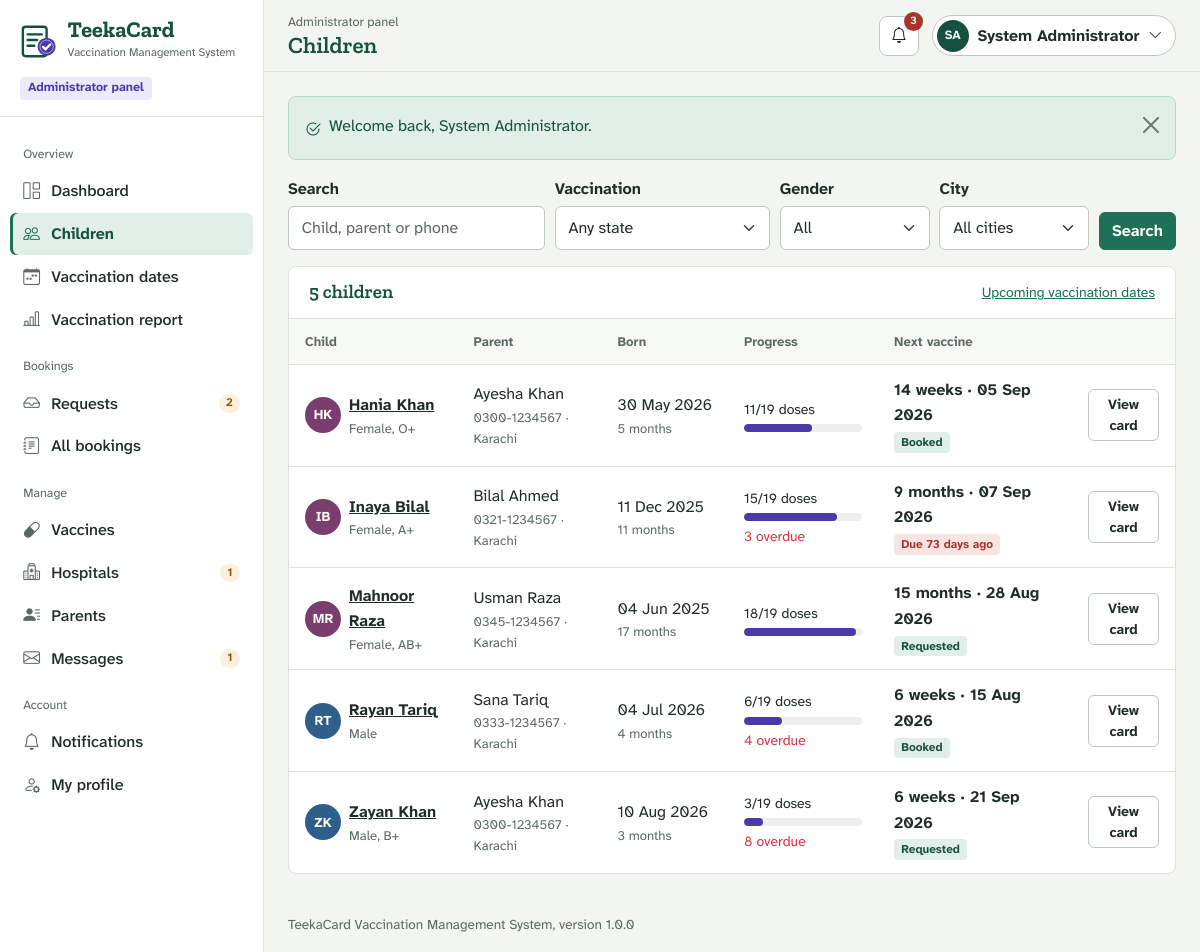
Page /1_Source_Code/vms/admin/children.php (signed in) on the earlier database version.
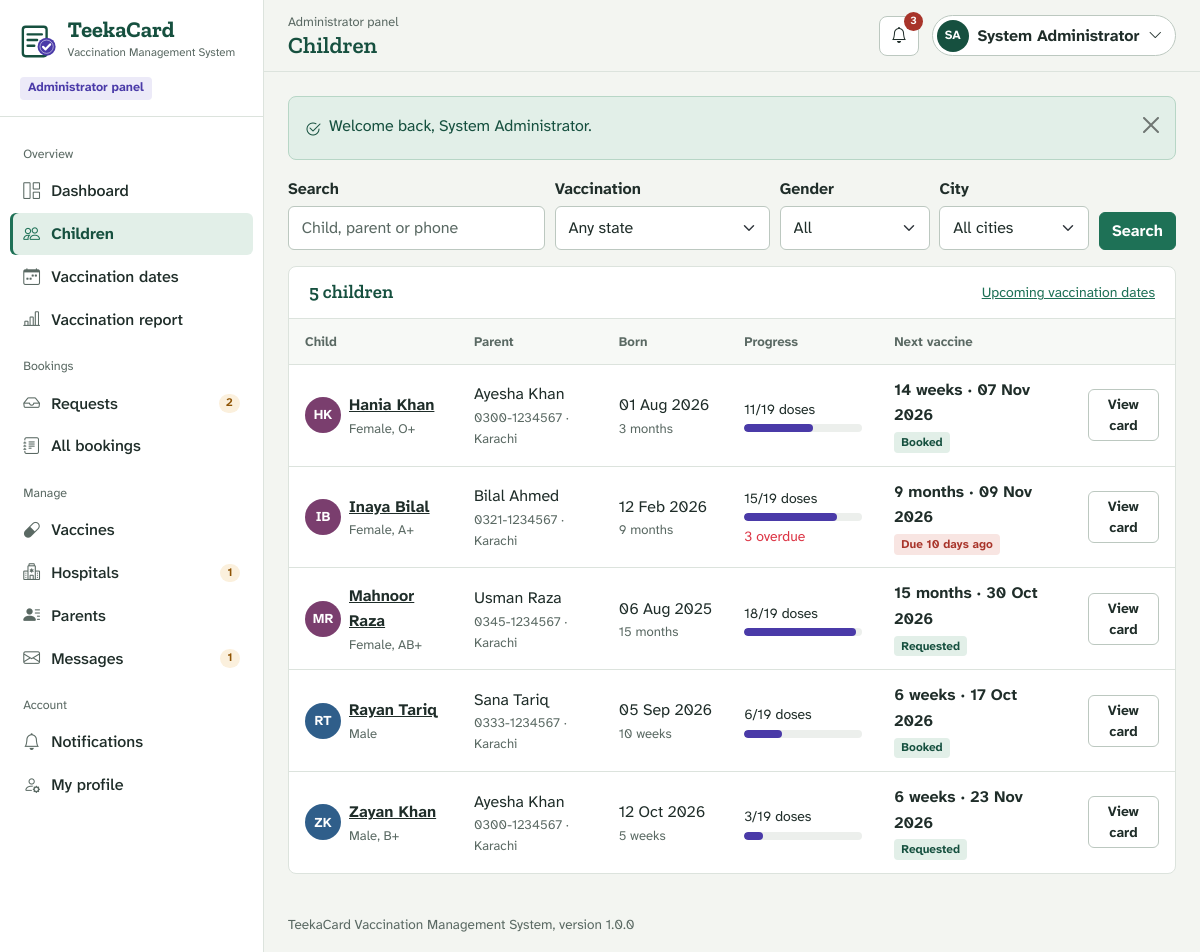
Same page on the later database version.
### tables this page shows
CREATE TABLE `children` (
  `id`            INT UNSIGNED NOT NULL AUTO_INCREMENT,
  `parent_id`     INT UNSIGNED NOT NULL,
  `name`          VARCHAR(100) NOT NULL,
  `date_of_birth` DATE NOT NULL,
  `gender`        ENUM('Male','Female') NOT NULL,
  `blood_group`   VARCHAR(5) NULL DEFAULT NULL,
  `birth_weight`  DECIMAL(4,2) NULL DEFAULT NULL COMMENT 'kg',
  `notes`         VARCHAR(255) NULL DEFAULT NULL COMMENT 'allergies / medical notes',
  `created_at`    DATETIME NOT NULL DEFAULT CURRENT_TIMESTAMP,
  `updated_at`    DATETIME NULL DEFAULT NULL ON UPDATE CURRENT_TIMESTAMP,
  PRIMARY KEY (`id`),
  KEY `idx_child_parent` (`parent_id`),
  CONSTRAINT `fk_child_parent` FOREIGN KEY (`parent_id`)
    REFERENCES `parents` (`id`) ON DELETE CASCADE
);

CREATE TABLE `appointments` (
  `id`                 INT UNSIGNED NOT NULL AUTO_INCREMENT,
  `parent_id`          INT UNSIGNED NOT NULL,
  `child_id`           INT UNSIGNED NOT NULL,
  `hospital_id`        INT UNSIGNED NOT NULL,
  `appointment_date`   DATE NOT NULL,
  `appointment_time`   TIME NOT NULL,
  `parent_note`        VARCHAR(255) NULL DEFAULT NULL,
  `request_status`     ENUM('Pending','Approved','Rejected','Cancelled') NOT NULL DEFAULT 'Pending',
  `admin_remark`       VARCHAR(255) NULL DEFAULT NULL,
  `decided_at`         DATETIME NULL DEFAULT NULL,
  `vaccination_status` ENUM('Pending','Vaccinated','Partially Vaccinated','Not Vaccinated') NOT NULL DEFAULT 'Pending',
  `hospital_remark`    VARCHAR(255) NULL DEFAULT NULL,
  `completed_at`       DATETIME NULL DEFAULT NULL,
  `created_at`         DATETIME NOT NULL DEFAULT CURRENT_TIMESTAMP,
  `updated_at`         DATETIME NULL DEFAULT NULL ON UPDATE CURRENT_TIMESTAMP,
  PRIMARY KEY (`id`),
  KEY `idx_appt_date` (`appointment_date`),
  KEY `idx_appt_request` (`request_status`),
  KEY `idx_appt_vacc` (`vaccination_status`),
  CONSTRAINT `fk_appt_parent`   FOREIGN KEY (`parent_id`)   REFERENCES `parents` (`id`)   ON DELETE CASCADE,
  CONSTRAINT `fk_appt_child`    FOREIGN KEY (`child_id`)    REFERENCES `children` (`id`)  ON DELETE CASCADE,
   
   
  CONSTRAINT `fk_appt_hospital` FOREIGN KEY (`hospital_id`) REFERENCES `hospitals` (`id`) ON DELETE RESTRICT
);

CREATE TABLE `parents` (
  `id`         INT UNSIGNED NOT NULL AUTO_INCREMENT,
  `name`       VARCHAR(100) NOT NULL,
  `email`      VARCHAR(150) NOT NULL,
  `phone`      VARCHAR(20)  NOT NULL,
  `cnic`       VARCHAR(15)  NULL DEFAULT NULL,
  `city`       VARCHAR(60)  NOT NULL,
  `address`    VARCHAR(255) NULL DEFAULT NULL,
  `password`   VARCHAR(255) NOT NULL,
  `status`     ENUM('Active','Blocked') NOT NULL DEFAULT 'Active',
  `created_at` DATETIME NOT NULL DEFAULT CURRENT_TIMESTAMP,
  `updated_at` DATETIME NULL DEFAULT NULL ON UPDATE CURRENT_TIMESTAMP,
  PRIMARY KEY (`id`),
  UNIQUE KEY `uq_parent_email` (`email`)
);

CREATE TABLE `vaccines` (
  `id`               INT UNSIGNED NOT NULL AUTO_INCREMENT,
  `name`             VARCHAR(100) NOT NULL,
  `short_name`       VARCHAR(20)  NOT NULL,
  `protects_against` VARCHAR(255) NOT NULL,
  `age_days`         INT UNSIGNED NOT NULL DEFAULT 0,
  `age_label`        VARCHAR(30)  NOT NULL,
  `route`            VARCHAR(50)  NULL DEFAULT NULL,
  `description`      TEXT NULL,
  `status`           ENUM('Available','Unavailable') NOT NULL DEFAULT 'Available',
  `created_at`       DATETIME NOT NULL DEFAULT CURRENT_TIMESTAMP,
  `updated_at`       DATETIME NULL DEFAULT NULL ON UPDATE CURRENT_TIMESTAMP,
  PRIMARY KEY (`id`),
  UNIQUE KEY `uq_vaccine_short` (`short_name`),
  KEY `idx_vaccine_age` (`age_days`)
);

### 1_Source_Code/vms/includes/functions.php (called while the page is built, shortened)
<?php
function e($value): string
{
    return htmlspecialchars((string) ($value ?? ''), ENT_QUOTES, 'UTF-8');
}
function url(string $path = ''): string
{
    return BASE_PATH . '/' . ltrim($path, '/');
}
function int_param(string $key, string $source = 'get'): int
{
    $bag   = $source === 'post' ? $_POST : $_GET;
    $value = filter_var($bag[$key] ?? null, FILTER_VALIDATE_INT, ['options' => ['min_range' => 1]]);
    return $value === false ? 0 : (int) $value;
}
function today(): string
{
    return date('Y-m-d');
}
function fmt_date(?string $date, string $format = 'd M Y'): string
{
    return date($format, strtotime($date));
}
function add_days(string $date, int $days): string
{
    return date('Y-m-d', strtotime($date . ' ' . ($days >= 0 ? '+' : '') . $days . ' days'));
}
function days_between(string $from, string $to): int
{
    $a = new DateTime($from);
    $b = new DateTime($to);
    return (int) $a->diff($b)->format('%r%a');
}
function child_age(string $dob): string
{
    $days = days_between($dob, today());
    if ($days < 91) {
        $w = intdiv($days, 7);
        return $w . ' weeks';
    }
    $diff   = (new DateTime($dob))->diff(new DateTime(today()));
    $months = $diff->y * 12 + $diff->m;
    if ($months < 24) {
        return $months . ' months';
    }
    return $diff->y . ' years' . ($diff->m ? ' ' . $diff->m . ' months' : '');
}
function initials(string $name): string
{
    $parts = preg_split('/\s+/', trim($name));
    $first = strtoupper(substr($parts[0] ?? '', 0, 1));
    $last  = count($parts) > 1 ? strtoupper(substr(end($parts), 0, 1)) : '';
    return $first . $last;
}
function paginate(int $total, int $perPage = PER_PAGE): array
{
    $pages = max(1, (int) ceil($total / $perPage));
    $page  = min(max(1, int_param('page')), $pages);
    return ['page' => $page, 'per' => $perPage, 'offset' => ($page - 1) * $perPage, 'pages' => $pages, 'total' => $total];
}

### 1_Source_Code/vms/includes/db.php (called while the page is built, shortened)
<?php
function db(): PDO
{
    static $pdo = null;
    if ($pdo === null) {
        $dsn = 'mysql:host=' . DB_HOST . ';port=' . DB_PORT . ';dbname=' . DB_NAME . ';charset=utf8mb4';
        try {
            $pdo = new PDO($dsn, DB_USER, DB_PASS, [
                PDO::ATTR_ERRMODE            => PDO::ERRMODE_EXCEPTION,
                PDO::ATTR_DEFAULT_FETCH_MODE => PDO::FETCH_ASSOC,
                PDO::ATTR_EMULATE_PREPARES   => false,
            ]);
            $pdo->exec("SET time_zone = '" . date('P') . "'");
        } catch (PDOException $e) {
            db_setup_error($e->getMessage());
        }
    }
    return $pdo;
}
function db_run(string $sql, array $params = []): PDOStatement
{
    $stmt = db()->prepare($sql);
    foreach ($params as $key => $value) {
        $param = is_int($key) ? $key + 1 : (str_starts_with($key, ':') ? $key : ':' . $key);
        $type  = is_int($value) ? PDO::PARAM_INT : (is_null($value) ? PDO::PARAM_NULL : PDO::PARAM_STR);
        $stmt->bindValue($param, $value, $type);
    }
    $stmt->execute();
    return $stmt;
}
function db_all(string $sql, array $params = []): array
{
    return db_run($sql, $params)->fetchAll();
}
function db_placeholders(int $count): string
{
    return implode(', ', array_fill(0, max(1, $count), '?'));
}

### 1_Source_Code/vms/includes/schedule.php (called while the page is built, shortened)
<?php
function vaccine_catalog(): array
{
    static $catalog = null;
    if ($catalog === null) {
        $catalog = db_all('SELECT * FROM vaccines ORDER BY age_days, id');
    }
    return $catalog;
}
function dose_records(array $childIds): array
{
    $records = [];
    foreach ($childIds as $id) {
        $records[$id] = ['given' => [], 'booked' => [], 'missed' => []];
    }
    $in = db_placeholders(count($childIds));
    $rows = db_all(
        "SELECT a.child_id, av.vaccine_id, av.given_at, a.id AS appointment_id, h.name AS hospital_name
           FROM appointment_vaccines av
           JOIN appointments a ON a.id = av.appointment_id
           JOIN hospitals h    ON h.id = a.hospital_id
          WHERE av.status = 'Vaccinated' AND a.child_id IN ($in)
          ORDER BY av.given_at",
        $childIds
    );
    foreach ($rows as $r) {
        $records[$r['child_id']]['given'][$r['vaccine_id']] = [
            'date'           => substr((string) $r['given_at'], 0, 10),
            'place'          => $r['hospital_name'],
            'source'         => 'hospital',
            'appointment_id' => (int) $r['appointment_id'],
        ];
    }
    $rows = db_all("SELECT id, child_id, vaccine_id, given_on, place FROM vaccination_history WHERE child_id IN ($in)", $childIds);
    foreach ($rows as $r) {
        if (!isset($records[$r['child_id']]['given'][$r['vaccine_id']])) {
            $records[$r['child_id']]['given'][$r['vaccine_id']] = [
                'date'       => $r['given_on'],
                'place'      => $r['place'],
                'source'     => 'parent',
                'history_id' => (int) $r['id'],
            ];
        }
    }
    $rows = db_all(
        "SELECT a.child_id, av.vaccine_id, a.id AS appointment_id, a.appointment_date, a.appointment_time,
                a.request_status, h.name AS hospital_name
           FROM appointment_vaccines av
           JOIN appointments a ON a.id = av.appointment_id
           JOIN hospitals h    ON h.id = a.hospital_id
          WHERE a.child_id IN ($in)
            AND a.request_status IN ('Pending', 'Approved')
            AND a.vaccination_status = 'Pending'
            AND av.status = 'Pending'",
        $childIds
    );
    foreach ($rows as $r) {
        $records[$r['child_id']]['booked'][$r['vaccine_id']] = [
            'appointment_id' => (int) $r['appointment_id'],
            'date'           => $r['appointment_date'],
            'time'           => $r['appointment_time'],
            'status'         => $r['request_status'],
            'place'          => $r['hospital_name'],
        ];
    }
    $rows = db_all(
        "SELECT a.child_id, av.vaccine_id, a.appointment_date, h.name AS hospital_name
           FROM appointment_vaccines av
           JOIN appointments a ON a.id = av.appointment_id
           JOIN hospitals h    ON h.id = a.hospital_id
          WHERE av.status = 'Not Vaccinated' AND a.child_id IN ($in)
          ORDER BY a.appointment_date",
        $childIds
    );
    foreach ($rows as $r) {
        $records[$r['child_id']]['missed'][$r['vaccine_id']] = [
            'date'  => $r['appointment_date'],
            'place' => $r['hospital_name'],
        ];
    }
    return $records;
}
function dose_state(string $dueDate, ?array $given, ?array $booked, string $today): array
{
    if ($given) {
        return ['key' => 'given', 'label' => 'Given'];
    }
    if ($booked) {
        $label = $booked['status'] === 'Approved' ? 'Booked' : 'Requested';
        return ['key' => 'booked', 'label' => $label];
    }
    $days = days_between($today, $dueDate);
    if ($days < 0) {
        return ['key' => 'overdue', 'label' => 'Overdue', 'days' => $days];
    }
    return ['key' => 'upcoming', 'label' => 'Upcoming', 'days' => $days];
}
function build_schedules(array $children): array
{
    $catalog  = vaccine_catalog();
    $ids      = array_map('intval', array_column($children, 'id'));
    $records  = dose_records($ids);
    $today    = today();
    $result   = [];
    foreach ($children as $child) {
        $cid     = (int) $child['id'];
        $visits  = [];
        $summary = ['total' => 0, 'given' => 0, 'booked' => 0, 'overdue' => 0, 'due' => 0, 'upcoming' => 0, 'next' => null];
        foreach ($catalog as $v) {
            $vid    = (int) $v['id'];
            $due    = add_days($child['date_of_birth'], (int) $v['age_days']);
            $given  = $records[$cid]['given'][$vid] ?? null;
            $booked = $records[$cid]['booked'][$vid] ?? null;
            $missed = $given ? null : ($records[$cid]['missed'][$vid] ?? null);
            $state  = dose_state($due, $given, $booked, $today);
            $dose = ['vaccine' => $v, 'due_date' => $due, 'state' => $state, 'given' => $given, 'booked' => $booked, 'missed' => $missed];
            $key = (int) $v['age_days'];
            if (!isset($visits[$key])) {
                $visits[$key] = ['label' => $v['age_label'], 'due_date' => $due, 'doses' => []];
            }
            $visits[$key]['doses'][] = $dose;
            $summary['total']++;
            $summary[$state['key']]++;
            if ($state['key'] !== 'given' && $summary['next'] === null) {
                $summary['next'] = $dose;
            }
        }
        $result[$cid] = ['child' => $child, 'visits' => array_values($visits), 'summary' => $summary];
    }
    return $result;
}

### 1_Source_Code/vms/admin/children.php (the view, shortened to what the changed rows need)
    <?php
$where  = ['1 = 1'];
$params = [];
$children = db_all(
    'SELECT c.*, p.name AS parent_name, p.phone AS parent_phone, p.city AS parent_city
       FROM children c JOIN parents p ON p.id = c.parent_id
      WHERE ' . implode(' AND ', $where) . '
      ORDER BY c.name',
    $params
);
$schedules = build_schedules($children);
$pager = paginate(count($children));
$page  = array_slice($children, $pager['offset'], $pager['per']);
require APP_ROOT . '/includes/layout/panel-header.php';
?>
<div class="sheet">
    <div class="sheet-head">
        <h2><?= (int) $pager['total'] ?> child<?= $pager['total'] === 1 ? '' : 'ren' ?></h2>
    </div>
    <?php if (!$page): ?>
        <?= empty_state('No children found', 'Try a different search or filter.') ?>
    <?php else: ?>
        <div class="table-responsive">
            <table class="table table-hover">
                <thead>
                    <tr>
                        <th scope="col">Child</th>
                        <th scope="col">Parent</th>
                        <th scope="col">Born</th>
                        <th scope="col">Progress</th>
                        <th scope="col">Next vaccine</th>
                        <th scope="col"><span class="visually-hidden">Open</span></th>
                    </tr>
                </thead>
                <tbody>
                    <?php foreach ($page as $c): ?>
                        <?php
                        $s       = $schedules[$c['id']]['summary'];
                        $percent = $s['total'] ? (int) round($s['given'] / $s['total'] * 100) : 0;
                        $next    = $s['next'];
                        ?>
                        <tr>
                            <td>
                                <div class="d-flex align-items-center gap-2">
                                    <span class="avatar <?= $c['gender'] === 'Female' ? 'avatar-girl' : 'avatar-boy' ?>" aria-hidden="true"><?= e(initials($c['name'])) ?></span>
                                    <div>
                                        <a class="cell-title" href="<?= url('admin/children.php?id=' . (int) $c['id']) ?>"><?= e($c['name']) ?></a>
                                        <div class="cell-sub"><?= e($c['gender']) ?><?= $c['blood_group'] ? ', ' . e($c['blood_group']) : '' ?></div>
                                    </div>
                                </div>
                            </td>
                            <td><?= e($c['parent_name']) ?><div class="cell-sub"><?= e($c['parent_phone']) ?> &middot; <?= e($c['parent_city']) ?></div></td>
                            <td class="text-nowrap"><?= e(fmt_date($c['date_of_birth'])) ?><div class="cell-sub"><?= e(child_age($c['date_of_birth'])) ?></div></td>
                            <td style="min-width: 150px">
                                <div class="small mb-1"><?= (int) $s['given'] ?>/<?= (int) $s['total'] ?> doses</div>
                                <div class="progress-rail"><span style="width: <?= $percent ?>%"></span></div>
                                <?php if ($s['overdue']): ?><div class="small text-danger mt-1"><?= (int) $s['overdue'] ?> overdue</div><?php endif; ?>
                            </td>
                            <td>
                                <?php if (!$next): ?>
                                    <span class="stamp-line">COMPLETE</span>
                                <?php else: ?>
                                    <?php [, $cls] = state_meta($next['state']['key']); ?>
                                    <div class="fw-600"><?= e($next['vaccine']['age_label']) ?> &middot; <?= e(fmt_date($next['due_date'])) ?></div>
                                    <span class="state-chip <?= $cls ?>"><?= e($next['state']['key'] === 'booked' ? $next['state']['label'] : due_phrase($next['due_date'])) ?></span>
                                <?php endif; ?>
                            </td>
                            <td class="text-end"><a class="btn btn-sm btn-light" href="<?= url('admin/children.php?id=' . (int) $c['id']) ?>">View card</a></td>
                        </tr>
                    <?php endforeach; ?>
                </tbody>
            </table>
        </div>
    <?php endif; ?>
</div>
<?php require APP_ROOT . '/includes/layout/panel-footer.php'; ?>

Differences in the rows shown:
changed children "Hania Khan": date_of_birth "30 May 2026" → "01 Aug 2026"; date_of_birth "5 months" → "3 months"; id "05 Sep 2026" → "07 Nov 2026"
changed children "Inaya Bilal": date_of_birth "11 Dec 2025" → "12 Feb 2026"; date_of_birth "11 months" → "9 months"; id "07 Sep 2026" → "09 Nov 2026"; id "Due 73 days ago" → "Due 10 days ago"
changed children "Mahnoor Raza": date_of_birth "04 Jun 2025" → "06 Aug 2025"; date_of_birth "17 months" → "15 months"; id "28 Aug 2026" → "30 Oct 2026"
changed children "Rayan Tariq": date_of_birth "04 Jul 2026" → "05 Sep 2026"; date_of_birth "4 months" → "10 weeks"; id "15 Aug 2026" → "17 Oct 2026"; id "4" → (not shown)
changed children "Zayan Khan": date_of_birth "10 Aug 2026" → "12 Oct 2026"; date_of_birth "3 months" → "5 weeks"; id "21 Sep 2026" → "23 Nov 2026"; id "8" → (not shown)
